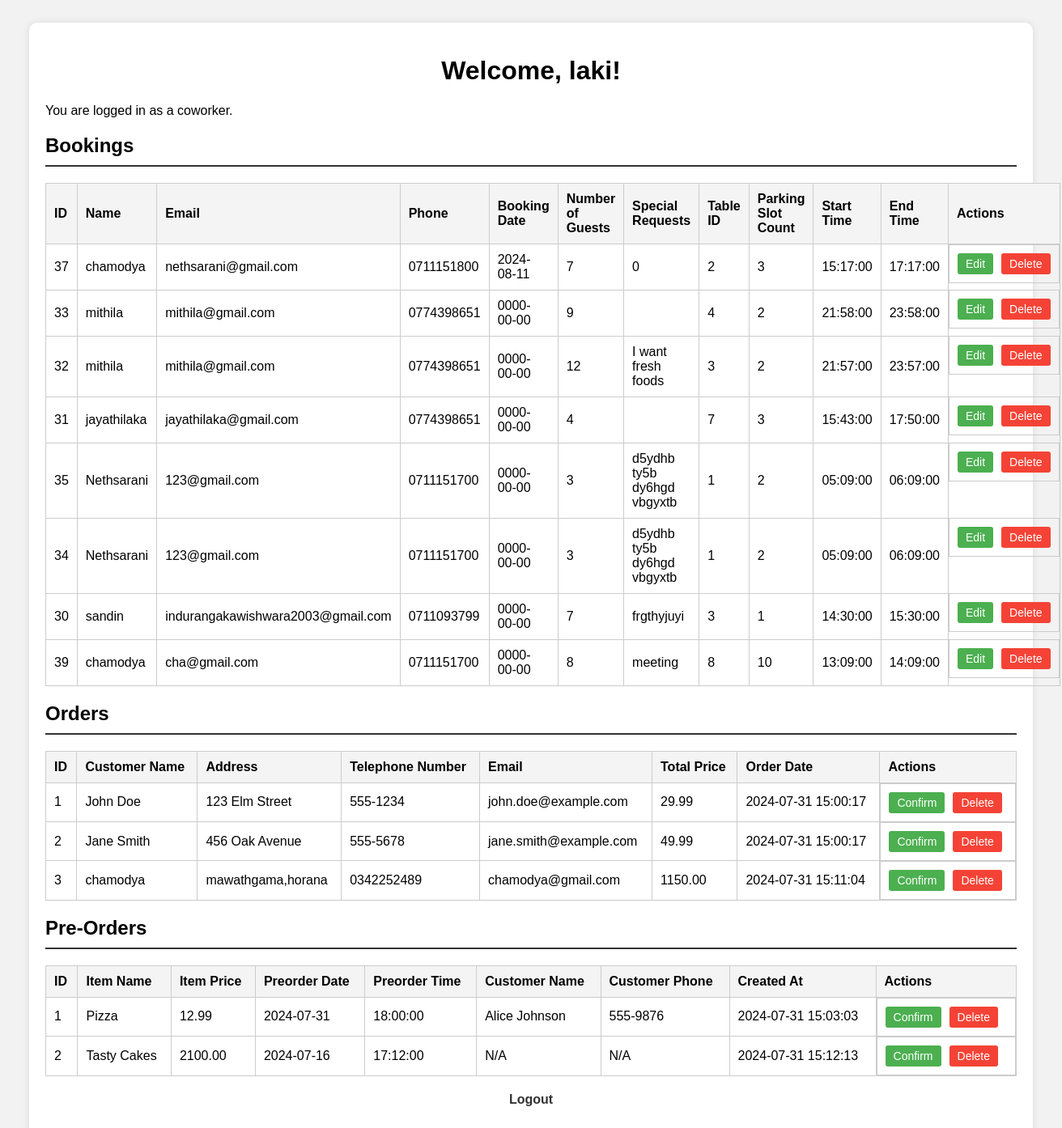
/html/coworker_dashboard.php (signed in), run on the app's committed database.
### tables this page shows
CREATE TABLE IF NOT EXISTS `reservations` (
  `id` int NOT NULL AUTO_INCREMENT,
  `name` varchar(255) NOT NULL,
  `email` varchar(255) NOT NULL,
  `phone` varchar(20) DEFAULT NULL,
  `booking_date` date NOT NULL,
  `number_of_guests` int NOT NULL,
  `special_requests` text,
  `table_id` int NOT NULL,
  `parking_slot_count` int DEFAULT NULL,
  `start_time` time NOT NULL,
  `end_time` time NOT NULL,
  PRIMARY KEY (`id`)
);

CREATE TABLE IF NOT EXISTS `orders` (
  `id` int NOT NULL AUTO_INCREMENT,
  `customer_name` varchar(255) NOT NULL,
  `address` varchar(255) DEFAULT NULL,
  `telephone_number` varchar(20) DEFAULT NULL,
  `email` varchar(255) DEFAULT NULL,
  `total_price` decimal(10,2) NOT NULL,
  `order_date` datetime DEFAULT CURRENT_TIMESTAMP,
  `order_status` enum('pending','confirmed','canceled') DEFAULT 'pending',
  `additional_info` text,
  PRIMARY KEY (`id`)
);

CREATE TABLE IF NOT EXISTS `pre_orders` (
  `id` int NOT NULL AUTO_INCREMENT,
  `item_name` varchar(255) NOT NULL,
  `item_price` decimal(10,2) NOT NULL,
  `preorder_date` date DEFAULT NULL,
  `preorder_time` time DEFAULT NULL,
  `customer_name` varchar(255) DEFAULT NULL,
  `customer_phone` varchar(20) DEFAULT NULL,
  `created_at` datetime DEFAULT CURRENT_TIMESTAMP,
  `status` enum('pending','confirmed','canceled') DEFAULT 'pending',
  PRIMARY KEY (`id`)
);

### html/coworker_dashboard.php (the view, shortened to what this page needs)
<?php
$servername = "localhost";
$username_db = "root";
$password_db = "";
$database = "galeryCafe";
$conn = new mysqli($servername, $username_db, $password_db, $database);
$tables = [
    'bookings' => "SELECT * FROM reservations",
    'orders' => "SELECT * FROM orders",
    'pre_orders' => "SELECT * FROM pre_orders",
    'tables' => "SELECT * FROM tables"
];
$data = [];
foreach ($tables as $key => $sql) {
    $result = $conn->query($sql);
    if ($result) {
        $data[$key] = $result->fetch_all(MYSQLI_ASSOC);
    } else {
        $data[$key] = [];
        echo "Error fetching $key: " . $conn->error;
    }
}
?>
<!DOCTYPE html>
<html lang="en">
<head>
</head>
<body>
    <div class="container">
        <h1>Welcome, <?php echo htmlspecialchars($_SESSION['name']); ?>!</h1>
        <p>You are logged in as a coworker.</p>
        <h2>Bookings</h2>
        <table>
            <tr>
                <th>ID</th>
                <th>Name</th>
                <th>Email</th>
                <th>Phone</th>
                <th>Booking Date</th>
                <th>Number of Guests</th>
                <th>Special Requests</th>
                <th>Table ID</th>
                <th>Parking Slot Count</th>
                <th>Start Time</th>
                <th>End Time</th>
                <th>Actions</th>
            </tr>
            <?php foreach ($data['bookings'] as $row) : ?>
                <tr>
                    <td><?php echo htmlspecialchars($row['id']); ?></td>
                    <td><?php echo htmlspecialchars($row['name']); ?></td>
                    <td><?php echo htmlspecialchars($row['email']); ?></td>
                    <td><?php echo htmlspecialchars($row['phone']); ?></td>
                    <td><?php echo htmlspecialchars($row['booking_date']); ?></td>
                    <td><?php echo htmlspecialchars($row['number_of_guests']); ?></td>
                    <td><?php echo htmlspecialchars($row['special_requests']); ?></td>
                    <td><?php echo htmlspecialchars($row['table_id']); ?></td>
                    <td><?php echo htmlspecialchars($row['parking_slot_count']); ?></td>
                    <td><?php echo htmlspecialchars($row['start_time']); ?></td>
                    <td><?php echo htmlspecialchars($row['end_time']); ?></td>
                    <td class="action-buttons">
                        <form method="get" action="edit_booking.php">
    <button type="submit" class="update-btn">Edit</button>
</form>
                        <form method="post" action="delete_booking.php" onsubmit="return confirm('Are you sure you want to delete this booking?');">
                            <button type="submit" class="delete-btn">Delete</button>
                        </form>
                    </td>
                </tr>
            <?php endforeach; ?>
        </table>
        <h2>Orders</h2>
        <table>
            <tr>
                <th>ID</th>
                <th>Customer Name</th>
                <th>Address</th>
                <th>Telephone Number</th>
                <th>Email</th>
                <th>Total Price</th>
                <th>Order Date</th>
                <th>Actions</th>
            </tr>
            <?php foreach ($data['orders'] as $row) : ?>
                <tr>
                    <td><?php echo htmlspecialchars($row['id']); ?></td>
                    <td><?php echo htmlspecialchars($row['customer_name']); ?></td>
                    <td><?php echo htmlspecialchars($row['address']); ?></td>
                    <td><?php echo htmlspecialchars($row['telephone_number']); ?></td>
                    <td><?php echo htmlspecialchars($row['email']); ?></td>
                    <td><?php echo htmlspecialchars($row['total_price']); ?></td>
                    <td><?php echo htmlspecialchars($row['order_date']); ?></td>
                    <td class="action-buttons">
    <form method="post" action="confirm_order.php" onsubmit="event.preventDefault(); confirmAction(this);">
        <button type="submit" class="confirm-btn">Confirm</button>
    </form>
    <form method="post" action="delete_order.php" onsubmit="return confirm('Are you sure you want to delete this order?');">
        <button type="submit" class="delete-btn">Delete</button>
    </form>
</td>
                </tr>
            <?php endforeach; ?>
        </table>
        <h2>Pre-Orders</h2>
        <table>
            <tr>
                <th>ID</th>
                <th>Item Name</th>
                <th>Item Price</th>
                <th>Preorder Date</th>
                <th>Preorder Time</th>
                <th>Customer Name</th>
                <th>Customer Phone</th>
                <th>Created At</th>
                <th>Actions</th>
            </tr>
            <?php if (!empty($data['pre_orders'])): ?>
                <?php foreach ($data['pre_orders'] as $row) : ?>
                    <tr>
                        <td><?php echo htmlspecialchars($row['id']); ?></td>
                        <td><?php echo htmlspecialchars($row['item_name']); ?></td>
                        <td><?php echo htmlspecialchars($row['item_price']); ?></td>
                        <td><?php echo htmlspecialchars($row['preorder_date']); ?></td>
                        <td><?php echo htmlspecialchars($row['preorder_time']); ?></td>
                        <td><?php echo htmlspecialchars($row['customer_name'] ?? 'N/A'); ?></td>
                        <td><?php echo htmlspecialchars($row['customer_phone'] ?? 'N/A'); ?></td>
                        <td><?php echo htmlspecialchars($row['created_at']); ?></td>
                        <td class="action-buttons">
    <form method="post" action="confirm_pre_order.php" onsubmit="event.preventDefault(); confirmAction(this);">
        <button type="submit" class="confirm-btn">Confirm</button>
    </form>
    <form method="post" action="delete_pre_order.php" onsubmit="return confirm('Are you sure you want to delete this pre-order?');">
        <button type="submit" class="delete-btn">Delete</button>
    </form>
</td>
                    </tr>
                <?php endforeach; ?>
            <?php else: ?>
                <tr>
                    <td colspan="9">No pre-orders found.</td>
                </tr>
            <?php endif; ?>
        </table>
        <a href="logout.php">Logout</a>
    </div>
</body>
</html>

### html/coworker_dashboard.php (style rules this page uses)
body { font-family: Arial, sans-serif; background-color: #f2f2f2; padding: 20px; }
h1 { text-align: center; }
.container { max-width: 1200px; margin: 0 auto; background-color: #fff; padding: 20px; border-radius: 10px; box-shadow: 0 0 10px rgba(0, 0, 0, 0.1); }
table { width: 100%; border-collapse: collapse; margin-bottom: 20px; }
table, th, td { border: 1px solid #ccc; }
th, td { padding: 10px; text-align: left; }
th { background-color: #f4f4f4; }
h2 { border-bottom: 2px solid #333; padding-bottom: 10px; }
a { display: block; text-align: center; margin: 20px 0; color: #333; text-decoration: none; font-weight: bold; }
.action-buttons { display: flex; gap: 10px; }
.action-buttons form { margin: 0; }
.action-buttons button { padding: 5px 10px; font-size: 14px; cursor: pointer; }
.update-btn { background-color: #4CAF50; color: white; border: none; border-radius: 3px; }
.delete-btn { background-color: #f44336; color: white; border: none; border-radius: 3px; }
.confirm-btn { background-color: #4CAF50; color: white; border: none; border-radius: 3px; padding: 5px 10px; font-size: 14px; cursor: pointer; }

### data on the page
reservations: id "37", name "chamodya", email "nethsarani@gmail.com", phone "0711151800", booking_date "2024-08-11", number_of_guests "7", special_requests "0", table "2", parking_slot_count "3", start_time "15:17:00", end_time "17:17:00"
reservations: id "33", name "mithila", email "mithila@gmail.com", phone "0774398651", booking_date "0000-00-00", number_of_guests "9", table "4", parking_slot_count "2", start_time "21:58:00", end_time "23:58:00"
reservations: id "32", name "mithila", email "mithila@gmail.com", phone "0774398651", booking_date "0000-00-00", number_of_guests "12", special_requests "I want fresh foods", table "3", parking_slot_count "2", start_time "21:57:00", end_time "23:57:00"
reservations: id "31", name "jayathilaka", email "jayathilaka@gmail.com", phone "0774398651", booking_date "0000-00-00", number_of_guests "4", table "7", parking_slot_count "3", start_time "15:43:00", end_time "17:50:00"
reservations: id "35", name "Nethsarani", email "123@gmail.com", phone "0711151700", booking_date "0000-00-00", number_of_guests "3", special_requests "d5ydhb ty5b dy6hgd vbgyxtb", table "1", parking_slot_count "2", start_time "05:09:00", end_time "06:09:00"
reservations: id "34", name "Nethsarani", email "123@gmail.com", phone "0711151700", booking_date "0000-00-00", number_of_guests "3", special_requests "d5ydhb ty5b dy6hgd vbgyxtb", table "1", parking_slot_count "2", start_time "05:09:00", end_time "06:09:00"
reservations: id "30", name "sandin", email "indurangakawishwara2003@gmail.com", phone "0711093799", booking_date "0000-00-00", number_of_guests "7", special_requests "frgthyjuyi", table "3", parking_slot_count "1", start_time "14:30:00", end_time "15:30:00"
reservations: id "39", name "chamodya", email "cha@gmail.com", phone "0711151700", booking_date "0000-00-00", number_of_guests "8", special_requests "meeting", table "8", parking_slot_count "10", start_time "13:09:00", end_time "14:09:00"
orders: id "1", customer_name "John Doe", address "123 Elm Street", telephone_number "555-1234", email "john.doe@example.com", total_price "29.99", order_date "2024-07-31 15:00:17"
orders: id "2", customer_name "Jane Smith", address "456 Oak Avenue", telephone_number "555-5678", email "jane.smith@example.com", total_price "49.99", order_date "2024-07-31 15:00:17"
orders: id "3", customer_name "chamodya", address "mawathgama,horana", telephone_number "0342252489", email "chamodya@gmail.com", total_price "1150.00", order_date "2024-07-31 15:11:04"
pre_orders: id "1", item_name "Pizza", item_price "12.99", preorder_date "2024-07-31", preorder_time "18:00:00", customer_name "Alice Johnson", customer_phone "555-9876", created_at "2024-07-31 15:03:03"
pre_orders: id "2", item_name "Tasty Cakes", item_price "2100.00", preorder_date "2024-07-16", preorder_time "17:12:00", customer_name "N/A", customer_phone "N/A", created_at "2024-07-31 15:12:13"

### other printed values
$_SESSION['name'] "laki"
